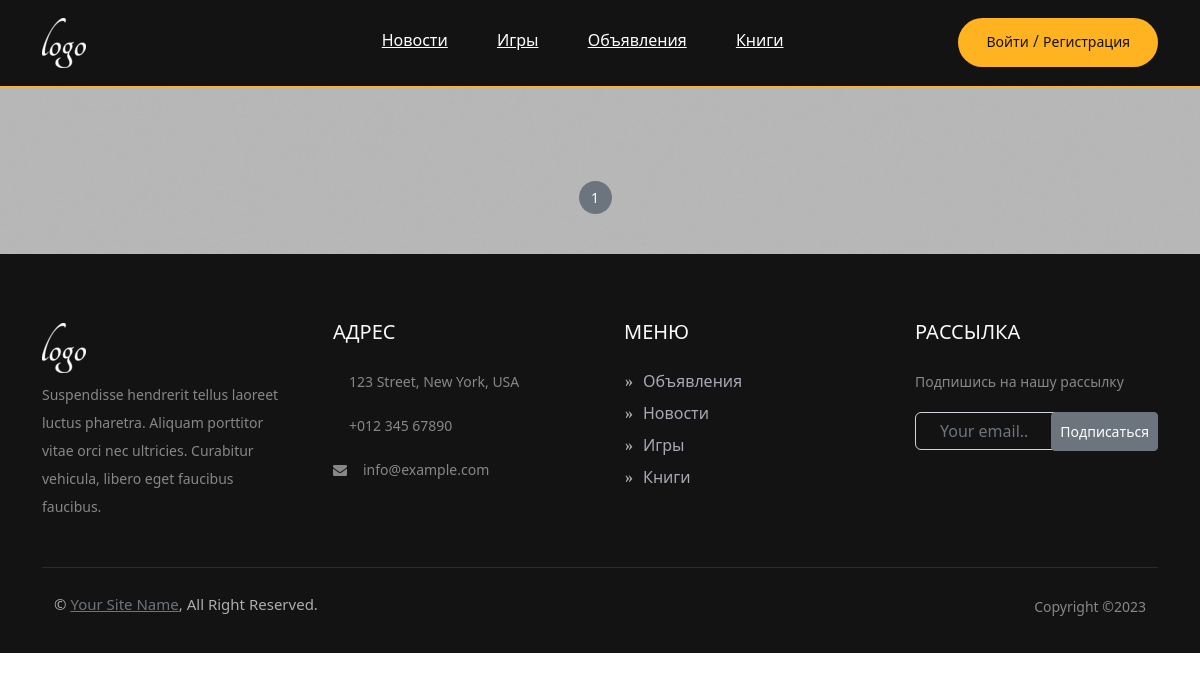
Page /ads/ on the earlier database version.
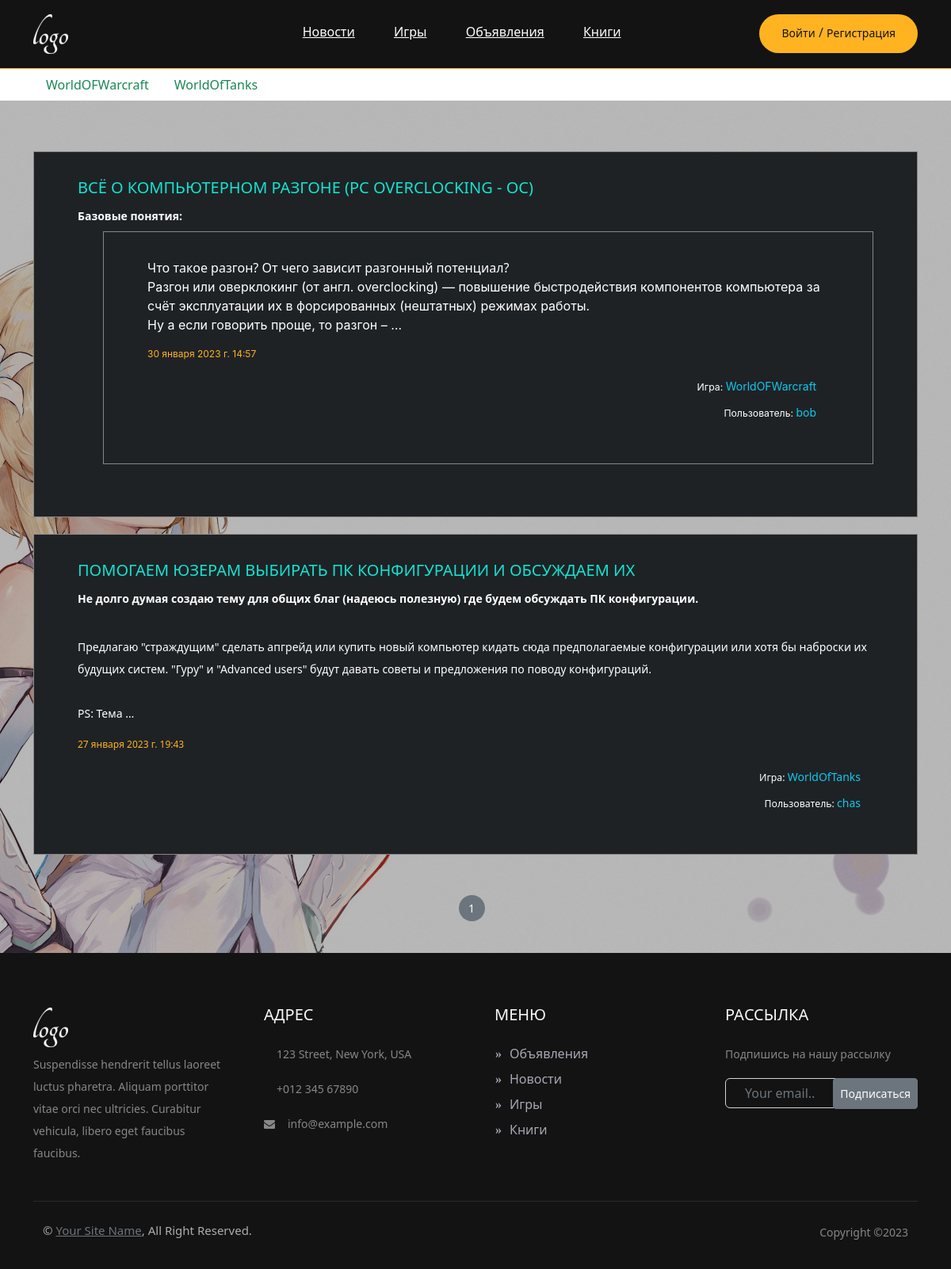
Same page on the later database version.
### Ads/models.py (models this page shows, shortened)
class Game(models.Model):
    name = models.CharField("Игра", max_length=225)
    def __str__(self):
        return f'{self.name}'
    class Meta:
        verbose_name ='Игра'
        verbose_name_plural = 'Игры'

class Ad(models.Model):
    header = models.CharField("Заголовок",max_length=225)
    content_upload = RichTextUploadingField("Текстовое поле",blank=True,null=True)
    datetime = models.DateTimeField("Дата и время",auto_now_add=True)
    user = models.ForeignKey(Users,on_delete=models.CASCADE,verbose_name="Пользователь")
    category = models.ForeignKey('Category', on_delete=models.CASCADE,verbose_name="Категория")
    game =models.ForeignKey('Game',on_delete=models.CASCADE, verbose_name="Игра")
    class Meta:
        verbose_name = "Объявление"
        verbose_name_plural = "Объявления"

### Main/models.py (models this page shows)
class Users(models.Model):
    user = models.ForeignKey(User,on_delete=models.CASCADE, verbose_name="Пользователь")
    def __str__(self): # Метод возвращает строковое представление объекта
        return f'{self.user}'
    class Meta:
        verbose_name = 'Пользователь'
        verbose_name_plural = 'Пользователи'

### Ads/views.py (the view)
# urls.py: path('',AdsListView.as_view(),name='ads'),
class AdsListView(ListView):
    model = Ad
    template_name = "ads/ads.html"
    context_object_name = 'ads'
    queryset = Ad.objects.all().order_by('-id')
    ordering = ['-id']
    paginate_by = 3
    def get_context_data(self,**kwargs): # возвращает контекстные данные для отображения объекта
        context = super().get_context_data(**kwargs)
        context['games'] = Game.objects.all()
        context['form'] = AdForm
        """Комментарии к своим объявлениям"""
        for comment in Comment.objects.all():
            if comment.user.user == self.request.user and comment.user.user == comment.ad.user.user:
                comment.active = True
                comment.save()
        return context

### Main/forms.py
class ContactForm(ModelForm):
    class Meta:
        model = Contact
        fields = ("email",)
        widgets = {
            'email': forms.EmailInput(attrs={"class":"form-control bg-transparent text-white w-100 py-3 ps-4 pe-5","placeholder": "Your email.."})
            }
        labels ={"email":""}

### Main/templatetags/contact_tags.py (called while the page is built)
@register.inclusion_tag('main/tags/form.html')
def contact_form():
    form = ContactForm
    return {"contact_form": form()}

### templates/ads/ads.html (shortened to what this page needs)
{%  extends 'flatpages/default.html' %}
{% load static %}
{% block content %}
<div class="container">
    <nav class="nav">
        <ul class="nav justify-content-center">
        {% for game in games %}
            <li class="nav-item"><a class="nav-link link-success" href="{% url 'game' game.id %}">{{game}}</a> </li>
        {% endfor %}
        </ul>
    </nav>
</div>
<section class="page-section community-page set-bg" data-setbg="{% static 'img/picture.jpg' %}">
<div class="community-warp spad">
<div class="container">
    <div class="btn-ad d-md-flex justify-content-md-end pb-4">
    </div>
{% for ad in ads %}
<ul class="community-post-list">
    <li>
        <div class="community-post">
            <div class="post-content">
                <h5>{{ ad.header }}</h5>
                <p>{{ ad.content_upload|safe|truncatewords:50 }}</p>
                <div class="post-date mt-3">{{ ad.datetime }}</div>
                <p class="text-end pe-3" style="color: #0dcaf0;"><small class="text-white">Игра: </small> {{ ad.game }}</p>
                <p class="text-end pe-3" style="color: #0dcaf0"><small class="text-white">Пользователь: </small>{{ ad.user }}</p>
            </div>
        </div>
    </li>
 </ul>
 {% endfor %}
 <div class="site-pagination sp-style-2">
      {% for num in page_obj.paginator.page_range %}
        {% if page_obj.number == num %}
            <a>{{ num }}</a>
        {% elif num > page_obj.number|add:'-3' and num < page_obj.number|add:'3' %}
        <a href="?page={{ num }}">{{ num }}</a>
        {% endif %}
      {% endfor %}
 </div>
</div>
</div>
</section>
{% endblock content %}

### templates/flatpages/default.html (shortened to what this page needs)
<!DOCTYPE html>
{% load static %}
{% load contact_tags %}
<html lang="en">
<head>
	<link rel="stylesheet" href="{% static 'css/bootstrap.min.css' %}"/>
	<link rel="stylesheet" href="{% static 'css/font-awesome.min.css' %}"/>
	<link rel="stylesheet" href="{% static 'css/owl.carousel.css' %}"/>
	<link rel="stylesheet" href="{% static 'css/style.css' %}"/>
	<link rel="stylesheet" href="{% static 'css/animate.css' %}"/>
    <link href="https://cdn.jsdelivr.net/npm/bootstrap@5.2.0-beta1/dist/css/bootstrap.min.css" rel="stylesheet">
</head>
<body>
<header class="header-section">
    <div class="container">
        <a class="site-logo" href="/"><img src="{% static 'img/icons/logo.png' %}" alt="logo" ></a>
            <div class="user-panel">
                {% if user.is_authenticated %}
                    <a href="{% url 'account_logout' %}">Выйти</a>
                {% else %}
                    <a href="{% url 'account_login' %}">Войти</a>  /  <a href="{% url 'account_signup' %}">Регистрация</a>
                {% endif %}
            </div>
                <nav class="main-menu">
                    <ul>
                        <li><a href="{% url 'news' %}">Новости</a></li>
                        <li><a href="#">Игры</a></li>
                        <li><a href="{% url 'ads' %}">Объявления</a> </li>
                        <li><a href="#">Книги</a></li>
                    </ul>
                </nav>
    </div>
</header>
{% block content %}
{% endblock content %}
<footer class="footer footer-section">
    <div class="container pt-5">
        <div class="row g-5">
            <div class="col-lg-3 col-md-6">
            	<h1><img src="{% static 'img/icons/logo.png' %}" alt="logo"></h1>
                <p>Suspendisse hendrerit tellus laoreet luctus pharetra. Aliquam porttitor vitae orci nec ultricies. Curabitur vehicula, libero eget faucibus faucibus.</p>
            </div>
            <div class="col-lg-3 col-md-6">
                <h5 class="text-light mb-4">Адрес</h5>
                <p>
                  123 Street, New York, USA
                </p>
                <p>+012 345 67890</p>
                <p><i class="fa fa-envelope me-3"></i>info@example.com</p>
              </div>
            <div class="col-lg-3 col-md-6">
                <h5 class="text-light  mb-4">Меню</h5>
                <a class="btn btn-link" href="{% url 'ads' %}">Объявления</a>
                <a class="btn btn-link" href="{% url 'news' %}">Новости</a>
                <a class="btn btn-link" href="#">Игры</a>
                <a class="btn btn-link" href="">Книги</a>
            </div>
            <div class="col-lg-3 col-md-6">
                {% contact_form %}
                </div>
              </div>
              <div class="container-fluid copyright">
                <div class="container">
                  <div class="row">
                    <div class="col-md-6 text-center text-md-start  mb-md-0">
                      &copy; <a href="#">Your Site Name</a>, All Right Reserved.
                    </div>
                    <div class="col-md-6 text-center text-md-end">
                        <p>Copyright &copy;<script>document.write(new Date().getFullYear());</script></p>
                    </div>
                  </div>
                </div>
              </div>
    </div>
</footer>
<link href="https://cdn.jsdelivr.net/npm/bootstrap@5.2.0-beta1/dist/css/bootstrap.min.css" rel="stylesheet">
</body>
</html>

### templates/main/tags/form.html (shortened to what this page needs)
<h5 class="text-light mb-4">Рассылка</h5>
<p>Подпишись на нашу рассылку</p>
    <div class="position-relative input-email" style="max-width: 400px">
        <form action="{% url 'contact' %}" method="POST">
                {{ contact_form }}
            <button class="btn btn-secondary btn-sm py-2 position-absolute top-0 end-0">Подписаться</button>
        </form>
    </div>

### static/css/style.css (style rules this page uses)
html, body { height: 100%; font-family: 'Roboto', sans-serif; -webkit-font-smoothing: antialiased; }
h1, h2, h3, h4, h5, h6 { margin: 0; font-weight: 500; color: #131313; }
h1 { font-size: 70px; }
h5 { font-size: 20px; text-transform: uppercase; }
p { font-size: 14px; color: #878787; line-height: 2; }
img { max-width: 100%; }
ul, ol { padding: 0; margin: 0; }
.set-bg { background-repeat: no-repeat; background-size: cover; background-position: top center; }
.spad { padding-top: 40px; padding-bottom: 40px; }
.header-section { background: #131313; clear: both; overflow: hidden; padding: 18px 0; border-bottom: 1px solid #ffb320; }
.site-logo { display: inline-block; }
.user-panel { float: right; font-weight: 500; background: #ffb320; padding: 11px 28px 14px; border-radius: 30px; }
.user-panel a { font-size: 14px; color: #131313; text-decoration: none; border-bottom: 1px solid transparent; transition: 0.3s; }
.main-menu { float: right; margin-right: 170px; }
.main-menu ul { margin: 0; list-style: none; }
.main-menu ul li { display: inline; }
.main-menu ul li a { display: inline-block; font-size: 16px; color: #fff; margin-left: 35px; font-weight: 500; padding: 10px 5px; }
.footer-section { padding: 18px 0 16px; overflow: hidden; background: #131313; }
.copyright { float: left; margin-bottom: 0; font-weight: 500; color: #aeaeae; }
.footer .copyright { margin-top: 30px; padding: 25px 0 0; font-size: 15px; border-top: 1px solid rgba(256, 256, 256, .1); }
.footer .copyright a { color: var(--secondary); }
.footer .btn.btn-link { display: block; margin-bottom: 5px; padding: 0; text-align: left; color: #A7A8B4; font-weight: normal; text-decoration: none; text-transform: capitalize; transition: .3s; }
.footer .btn.btn-link::before { position: relative; content: "»"; font-family: "Font Awesome 5 Free"; font-weight: 900; color: #A7A8B4; margin-right: 10px; }
.site-pagination { text-align: center; padding-top: 30px; margin: 0; color: #fff; }
.site-pagination a, .site-pagination span { width: 33px; height: 33px; font-size: 14px; font-weight: 500; padding-top: 6px; text-align: center; display: inline-block; color: #fff; border-radius: 50%; margin-right: 10px; text-decoration: none; }
.sp-style-2 a, .sp-style-2 .link, .sp-style-2 span { background-color: #6c757d; border-color:#6c757d; }
.community-warp { max-width: 1367px; margin: 0 auto; background: rgba(0, 0, 0, 0.28); }
.community-post-list { list-style: none; padding-left: 0px; }
.community-post-list li { padding: 33px 55px 45px; margin-bottom: 21px; overflow: hidden; border: 1px solid #878787; background: #1f2225; }
.community-post-list .community-post .post-content h5 { font-size: 20px; color: #12e4d2; font-weight: 400; margin-bottom: 10px; }
.community-post-list .community-post .post-content p { color: #fff; margin-bottom: 5px; }
.community-post-list .community-post .post-content .post-date { font-size: 12px; color: #ffb320; margin-bottom: 18px; }
@media (min-width: 1200px) { .container { max-width: 1176px; } }

Differences in the rows shown:
added Game: name "WorldOFWarcraft"
added Game: name "WorldOfTanks"
added Ad: header "ВСЁ О КОМПЬЮТЕРНОМ РАЗГОНЕ (PC OVERCLOCKING - OC)", content_upload "Базовые понятия: Что такое разгон? От чего зависит разгонный потенциал? Разгон или оверклокинг (от англ. overclocking) — повышение быстродействия компонентов компьютера за счёт эксплуатации их в форсированных (нештатных) режимах работы. Ну а если говорить проще, то разгон – …", datetime "30 января 2023 г. 14:57", game "WorldOFWarcraft", user "bob"
added Ad: header "ПОМОГАЕМ ЮЗЕРАМ ВЫБИРАТЬ ПК КОНФИГУРАЦИИ И ОБСУЖДАЕМ ИХ", content_upload "Не долго думая создаю тему для общих благ (надеюсь полезную) где будем обсуждать ПК конфигурации. Предлагаю \"страждущим\" сделать апгрейд или купить новый компьютер кидать сюда предполагаемые конфигурации или хотя бы наброски их будущих систем. \"Гуру\" и \"Аdvanced users\" будут давать советы и предложения по поводу конфигураций. PS: Тема …", datetime "27 января 2023 г. 19:43", game "WorldOfTanks", user "chas"
